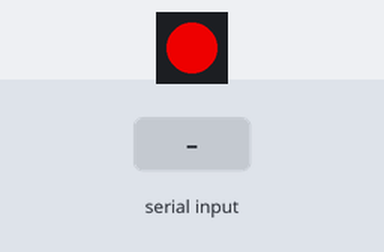
Simulated run of this sketch. Board: Arduino Uno, built with avr-gcc and run on an emulated ATmega328P. On the bench: 1 RGB LEDs in strip order, left to right. The test bench sets the inputs (shaded band). The strip is taken to match the declared colour order; what the sketch prints to the serial monitor is not drawn.

Above: at 0.1 s.
At 4.2 s:
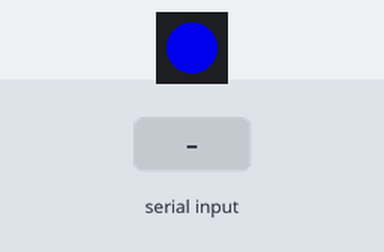
4.3 s: "#" received over Serial
At 5.4 s:
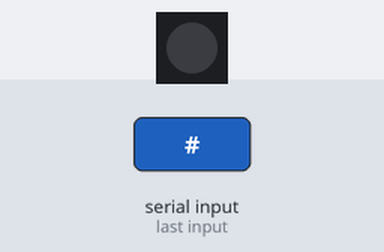
Timing chart, 0 to 7.3 s (numbered marks = the images above; inputs shaded):
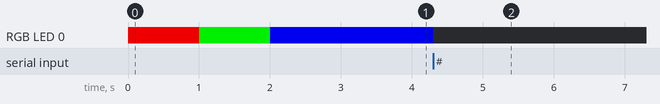

Measured:
- after the input at 4.3 s, RGB LED 0: RGB(0, 0, 200) → off at once

The sketch:

cheerlights.ino
```cpp
/*  cheerlights - reads three values (0-255) RGB from serial.
 *                values shall be received on Raspberry from
 *                cheerlights.
 *                Format: rrrgggbbb#
 *
 *  2015-12-12   Andreas Dunker   created
 *
 **********************************************************************/

#include <Adafruit_NeoPixel.h>

#define PIN        6
#define NUMLEDS    1
#define BRIGHT   200

Adafruit_NeoPixel strip = Adafruit_NeoPixel (NUMLEDS, PIN, NEO_RGB + NEO_KHZ800);

// IMPORTANT: To reduce NeoPixel burnout risk, add 1000 uF capacitor across
// pixel power leads, add 300 - 500 Ohm resistor on first pixel's data input
// and minimize distance between Arduino and first pixel.  Avoid connecting
// on a live circuit...if you must, connect GND first.

String inputString = "";
boolean stringComplete = false;

void setup ()
{
    strip.begin ();
    strip.setBrightness (BRIGHT);
    strip.show (); // Initialize all pixels to 'off'
    Serial.begin (9600);
    Serial.println ("Start");
    inputString.reserve (20);
        strip.setPixelColor (0, 255, 0, 0);
        strip.show ();
        delay (1000);
        strip.setPixelColor (0, 0, 255, 0);
        strip.show ();
        delay (1000);
        strip.setPixelColor (0, 0, 0, 255);
        strip.show ();
        delay (1000);
}

void loop ()
{
    int r, g, b;
    serialEvent ();
    if (stringComplete)
    {
//        Serial.println (inputString);
        // clear the string:
        r = inputString.substring (0, 3).toInt ();
        g = inputString.substring (3, 6).toInt ();
        b = inputString.substring (6, 9).toInt ();
        strip.setPixelColor (0, r, g, b);
        strip.show ();
        inputString = "";
        stringComplete = false;
    }
}

void serialEvent ()
{
    while (Serial.available ())
    {
        // get the new byte:
        char inChar = (char) Serial.read ();
        // add it to the inputString:
        inputString += inChar;
        // if the incoming character is a newline, set a flag
        // so the main loop can do something about it:
        if (inChar == '#')
        {
            stringComplete = true;
        }
    }
}
```
